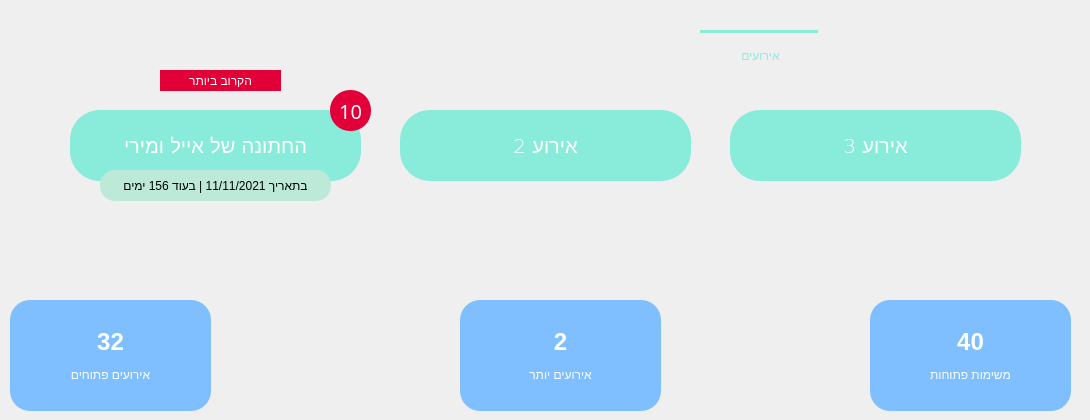
     <widget class="QWidget" name="events_page">
      <widget class="QFrame" name="events_frame">
       <property name="geometry">
        <rect>
         <x>10</x>
         <y>20</y>
         <width>1071</width>
         <height>391</height>
        </rect>
       </property>
       <property name="styleSheet">
        <string notr="true"/>
       </property>
       <property name="frameShape">
        <enum>QFrame::NoFrame</enum>
       </property>
       <property name="frameShadow">
        <enum>QFrame::Raised</enum>
       </property>
       <property name="lineWidth">
        <number>4</number>
       </property>
       <widget class="QStackedWidget" name="stacked_events">
        <property name="geometry">
         <rect>
          <x>20</x>
          <y>50</y>
          <width>1031</width>
          <height>141</height>
         </rect>
        </property>
        <property name="font">
         <font>
          <weight>50</weight>
          <bold>false</bold>
         </font>
        </property>
        <property name="layoutDirection">
         <enum>Qt::LeftToRight</enum>
        </property>
        <property name="autoFillBackground">
         <bool>false</bool>
        </property>
        <property name="styleSheet">
         <string notr="true"/>
        </property>
        <property name="inputMethodHints">
         <set>Qt::ImhNone</set>
        </property>
        <property name="frameShape">
         <enum>QFrame::NoFrame</enum>
        </property>
        <property name="frameShadow">
         <enum>QFrame::Plain</enum>
        </property>
        <property name="lineWidth">
         <number>2</number>
        </property>
        <property name="midLineWidth">
         <number>0</number>
        </property>
        <property name="currentIndex">
         <number>0</number>
        </property>
        <widget class="QWidget" name="events_page_1">
         <widget class="QLabel" name="event1_date_example_label">
          <property name="geometry">
           <rect>
            <x>70</x>
            <y>100</y>
            <width>231</width>
            <height>31</height>
           </rect>
          </property>
          <property name="styleSheet">
           <string notr="true">QLabel {
	background-color: rgb(189,233,216);
	color: rgb(255, 255, 255);
	color: rgb(0, 0, 0);
	
	font: 63 9pt &quot;Segoe UI Semibold&quot;;
	border-radius: 15px;
}</string>
          </property>
          <property name="frameShape">
           <enum>QFrame::NoFrame</enum>
          </property>
          <property name="lineWidth">
           <number>0</number>
          </property>
          <property name="text">
           <string>בתאריך 11/11/2021 | בעוד 156 ימים</string>
          </property>
          <property name="textFormat">
           <enum>Qt::AutoText</enum>
          </property>
          <property name="scaledContents">
           <bool>false</bool>
          </property>
          <property name="alignment">
           <set>Qt::AlignCenter</set>
          </property>
          <property name="wordWrap">
           <bool>false</bool>
          </property>
         </widget>
         <widget class="QPushButton" name="event1_button_example">
          <property name="geometry">
           <rect>
            <x>40</x>
            <y>40</y>
            <width>291</width>
            <height>71</height>
           </rect>
          </property>
          <property name="font">
           <font>
            <family>Segoe UI Semilight</family>
            <pointsize>15</pointsize>
            <weight>7</weight>
            <italic>false</italic>
            <bold>false</bold>
           </font>
          </property>
          <property name="cursor">
           <cursorShape>PointingHandCursor</cursorShape>
          </property>
          <property name="mouseTracking">
           <bool>true</bool>
          </property>
          <property name="focusPolicy">
           <enum>Qt::ClickFocus</enum>
          </property>
          <property name="styleSheet">
           <string notr="true">QPushButton {
	background-color: rgb(137,236,218);
	color: rgb(255, 255, 255);
	font: 63 15pt &quot;Segoe UI Semilight&quot;;
	border-radius: 30px;
}

QPushButton:hover {
	font: 63 16pt &quot;Segoe UI Semibold&quot;;
}

QPushButton:pressed {
	background-color: rgb(151,186,172);
}</string>
          </property>
          <property name="text">
           <string>החתונה של אייל ומירי</string>
          </property>
         </widget>
         <widget class="QPushButton" name="event2_button_example">
          <property name="geometry">
           <rect>
            <x>370</x>
            <y>40</y>
            <width>291</width>
            <height>71</height>
           </rect>
          </property>
          <property name="font">
           <font>
            <family>Segoe UI Semilight</family>
            <pointsize>15</pointsize>
            <weight>7</weight>
            <italic>false</italic>
            <bold>false</bold>
           </font>
          </property>
          <property name="cursor">
           <cursorShape>OpenHandCursor</cursorShape>
          </property>
          <property name="mouseTracking">
           <bool>true</bool>
          </property>
          <property name="focusPolicy">
           <enum>Qt::ClickFocus</enum>
          </property>
          <property name="styleSheet">
           <string notr="true">QPushButton {
	background-color: rgb(137,236,218);
	color: rgb(255, 255, 255);
	font: 63 15pt &quot;Segoe UI Semilight&quot;;
	border-radius: 30px;
}

QPushButton:hover {
	font: 63 16pt &quot;Segoe UI Semibold&quot;;
}

QPushButton:pressed {
	background-color: rgb(151,186,172);
}</string>
          </property>
          <property name="text">
           <string>אירוע 2</string>
          </property>
         </widget>
         <widget class="QPushButton" name="event3_button_example">
          <property name="geometry">
           <rect>
            <x>700</x>
            <y>40</y>
            <width>291</width>
            <height>71</height>
           </rect>
          </property>
          <property name="font">
           <font>
            <family>Segoe UI Semilight</family>
            <pointsize>15</pointsize>
            <weight>7</weight>
            <italic>false</italic>
            <bold>false</bold>
           </font>
          </property>
          <property name="cursor">
           <cursorShape>OpenHandCursor</cursorShape>
          </property>
          <property name="mouseTracking">
           <bool>true</bool>
          </property>
          <property name="focusPolicy">
           <enum>Qt::ClickFocus</enum>
          </property>
          <property name="styleSheet">
           <string notr="true">QPushButton {
	background-color: rgb(137,236,218);
	color: rgb(255, 255, 255);
	font: 63 15pt &quot;Segoe UI Semilight&quot;;
	border-radius: 30px;
}

QPushButton:hover {
	font: 63 16pt &quot;Segoe UI Semibold&quot;;
}

QPushButton:pressed {
	background-color: rgb(151,186,172);
}</string>
          </property>
          <property name="text">
           <string>אירוע 3</string>
          </property>
         </widget>
         <widget class="QLabel" name="events_proximity_label">
          <property name="geometry">
           <rect>
            <x>130</x>
            <y>0</y>
            <width>121</width>
            <height>21</height>
           </rect>
          </property>
          <property name="styleSheet">
           <string notr="true">QLabel {
	background-color: rgb(226,0,57);
	color: rgb(255,255,255);
	font: 63 11pt &quot;Segoe UI Semibold&quot;;
	border-radius:15px;
}</string>
          </property>
          <property name="frameShape">
           <enum>QFrame::NoFrame</enum>
          </property>
          <property name="lineWidth">
           <number>0</number>
          </property>
          <property name="text">
           <string>הקרוב ביותר</string>
          </property>
          <property name="textFormat">
           <enum>Qt::AutoText</enum>
          </property>
          <property name="scaledContents">
           <bool>false</bool>
          </property>
          <property name="alignment">
           <set>Qt::AlignCenter</set>
          </property>
          <property name="wordWrap">
           <bool>false</bool>
          </property>
         </widget>
         <widget class="QPushButton" name="event1_alert_button_example">
          <property name="geometry">
           <rect>
            <x>300</x>
            <y>20</y>
            <width>41</width>
            <height>41</height>
           </rect>
          </property>
          <property name="font">
           <font>
            <family>Segoe UI Semilight</family>
            <pointsize>15</pointsize>
            <weight>7</weight>
            <italic>false</italic>
            <bold>false</bold>
           </font>
          </property>
          <property name="cursor">
           <cursorShape>PointingHandCursor</cursorShape>
          </property>
          <property name="mouseTracking">
           <bool>true</bool>
          </property>
          <property name="focusPolicy">
           <enum>Qt::ClickFocus</enum>
          </property>
          <property name="styleSheet">
           <string notr="true">QPushButton { 
	background-color: rgb(255,174,25);
background-color: rgb(226,0,57);
	color: rgb(255, 255, 255);
	font: 63 15pt &quot;Segoe UI Semilight&quot;;
	border-radius: 20px;
}

QPushButton:hover {
	font: 63 15pt &quot;Segoe UI Semibold&quot;;
}

QPushButton:pressed {
	background-color: rgb(229,156,22);
}</string>
          </property>
          <property name="text">
           <string>10</string>
          </property>
         </widget>
         <zorder>event1_button_example</zorder>
         <zorder>event1_date_example_label</zorder>
         <zorder>event2_button_example</zorder>
         <zorder>event3_button_example</zorder>
         <zorder>events_proximity_label</zorder>
         <zorder>event1_alert_button_example</zorder>
        </widget>
        <widget class="QWidget" name="events_page_2"/>
        <widget class="QWidget" name="events_page_3">
         <property name="enabled">
          <bool>true</bool>
         </property>
        </widget>
       </widget>
       <widget class="QLabel" name="events_stat3_example_label">
        <property name="geometry">
         <rect>
          <x>860</x>
          <y>280</y>
          <width>201</width>
          <height>111</height>
         </rect>
        </property>
        <property name="layoutDirection">
         <enum>Qt::RightToLeft</enum>
        </property>
        <property name="styleSheet">
         <string notr="true">QLabel {
	background-color: rgb(127,191,255);
	color: rgb(255, 255, 255);
	font: 63 13pt &quot;Segoe UI Semilight&quot;;
	border-radius:20px;
}</string>
        </property>
        <property name="frameShape">
         <enum>QFrame::NoFrame</enum>
        </property>
        <property name="lineWidth">
         <number>0</number>
        </property>
        <property name="text">
         <string>&lt;html&gt;&lt;head/&gt;&lt;body&gt;&lt;p align=&quot;center&quot;&gt;&lt;span style=&quot; font-size:18pt; font-weight:600;&quot;&gt;40&lt;/span&gt;&lt;/p&gt;&lt;p align=&quot;center&quot;&gt;משימות פתוחות&lt;/p&gt;&lt;/body&gt;&lt;/html&gt;</string>
        </property>
        <property name="textFormat">
         <enum>Qt::AutoText</enum>
        </property>
        <property name="scaledContents">
         <bool>false</bool>
        </property>
        <property name="alignment">
         <set>Qt::AlignCenter</set>
        </property>
        <property name="wordWrap">
         <bool>false</bool>
        </property>
       </widget>
       <widget class="QLabel" name="events_stat1_example_label">
        <property name="geometry">
         <rect>
          <x>0</x>
          <y>280</y>
          <width>201</width>
          <height>111</height>
         </rect>
        </property>
        <property name="styleSheet">
         <string notr="true">QLabel {
	background-color: rgb(127,191,255);
	color: rgb(255, 255, 255);
	font: 63 13pt &quot;Segoe UI Semilight&quot;;
	border-radius:20px;
}</string>
        </property>
        <property name="frameShape">
         <enum>QFrame::NoFrame</enum>
        </property>
        <property name="lineWidth">
         <number>0</number>
        </property>
        <property name="text">
         <string>&lt;html&gt;&lt;head/&gt;&lt;body&gt;&lt;p align=&quot;center&quot;&gt;&lt;span style=&quot; font-size:18pt; font-weight:600;&quot;&gt;32&lt;/span&gt;&lt;/p&gt;&lt;p align=&quot;center&quot;&gt;אירועים פתוחים&lt;/p&gt;&lt;/body&gt;&lt;/html&gt;</string>
        </property>
        <property name="textFormat">
         <enum>Qt::AutoText</enum>
        </property>
        <property name="scaledContents">
         <bool>false</bool>
        </property>
        <property name="alignment">
         <set>Qt::AlignCenter</set>
        </property>
        <property name="wordWrap">
         <bool>false</bool>
        </property>
       </widget>
       <widget class="QLabel" name="events_stat2_example_label">
        <property name="geometry">
         <rect>
          <x>450</x>
          <y>280</y>
          <width>201</width>
          <height>111</height>
         </rect>
        </property>
        <property name="layoutDirection">
         <enum>Qt::RightToLeft</enum>
        </property>
        <property name="styleSheet">
         <string notr="true">QLabel {
	background-color: rgb(127,191,255);
	color: rgb(255, 255, 255);
	font: 63 13pt &quot;Segoe UI Semilight&quot;;
	border-radius:20px;
}</string>
        </property>
        <property name="frameShape">
         <enum>QFrame::NoFrame</enum>
        </property>
        <property name="lineWidth">
         <number>0</number>
        </property>
        <property name="text">
         <string>&lt;html&gt;&lt;head/&gt;&lt;body&gt;&lt;p align=&quot;center&quot;&gt;&lt;span style=&quot; font-size:18pt; font-weight:600;&quot;&gt;2&lt;/span&gt;&lt;/p&gt;&lt;p align=&quot;center&quot;&gt;אירועים יותר&lt;/p&gt;&lt;/body&gt;&lt;/html&gt;</string>
        </property>
        <property name="textFormat">
         <enum>Qt::AutoText</enum>
        </property>
        <property name="scaledContents">
         <bool>false</bool>
        </property>
        <property name="alignment">
         <set>Qt::AlignCenter</set>
        </property>
        <property name="wordWrap">
         <bool>false</bool>
        </property>
       </widget>
       <widget class="Line" name="events_head_label_line">
        <property name="geometry">
         <rect>
          <x>690</x>
          <y>10</y>
          <width>118</width>
          <height>3</height>
         </rect>
        </property>
        <property name="styleSheet">
         <string notr="true">border: 2px solid #89ECDA;
</string>
        </property>
        <property name="orientation">
         <enum>Qt::Horizontal</enum>
        </property>
       </widget>
       <widget class="QLabel" name="events_head_label">
        <property name="geometry">
         <rect>
          <x>680</x>
          <y>20</y>
          <width>141</width>
          <height>31</height>
         </rect>
        </property>
        <property name="styleSheet">
         <string notr="true">QLabel {
	color: rgb(137,236,218);
	font: 63 14pt &quot;Segoe UI Semibold&quot;;
	border-radius:15px;
}</string>
        </property>
        <property name="frameShape">
         <enum>QFrame::NoFrame</enum>
        </property>
        <property name="lineWidth">
         <number>0</number>
        </property>
        <property name="text">
         <string>אירועים</string>
        </property>
        <property name="textFormat">
         <enum>Qt::AutoText</enum>
        </property>
        <property name="scaledContents">
         <bool>false</bool>
        </property>
        <property name="alignment">
         <set>Qt::AlignCenter</set>
        </property>
        <property name="wordWrap">
         <bool>false</bool>
        </property>
       </widget>
      </widget>
     </widget>
